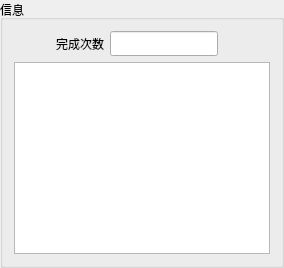
         <widget class="QGroupBox" name="groupBox_info">
          <property name="title">
           <string>信息</string>
          </property>
          <layout class="QGridLayout" name="gridLayout_groupBox_info" columnstretch="0,0,0,0,0,0">
           <item row="0" column="4">
            <spacer name="horizontalSpacer_groupBox_info_right">
             <property name="orientation">
              <enum>Qt::Orientation::Horizontal</enum>
             </property>
             <property name="sizeHint" stdset="0">
              <size>
               <width>40</width>
               <height>20</height>
              </size>
             </property>
            </spacer>
           </item>
           <item row="0" column="1">
            <spacer name="horizontalSpacer_groupBox_info_left">
             <property name="orientation">
              <enum>Qt::Orientation::Horizontal</enum>
             </property>
             <property name="sizeHint" stdset="0">
              <size>
               <width>10</width>
               <height>20</height>
              </size>
             </property>
            </spacer>
           </item>
           <item row="0" column="3">
            <widget class="QLineEdit" name="text_completion_times">
             <property name="enabled">
              <bool>true</bool>
             </property>
             <property name="font">
              <font>
               <family>宋体</family>
               <pointsize>9</pointsize>
              </font>
             </property>
             <property name="maxLength">
              <number>32764</number>
             </property>
             <property name="placeholderText">
              <string/>
             </property>
            </widget>
           </item>
           <item row="1" column="0" colspan="6">
            <widget class="QTextBrowser" name="text_info"/>
           </item>
           <item row="0" column="2">
            <widget class="QLabel" name="label_completion_times">
             <property name="font">
              <font>
               <family>宋体</family>
              </font>
             </property>
             <property name="layoutDirection">
              <enum>Qt::LayoutDirection::LeftToRight</enum>
             </property>
             <property name="text">
              <string>完成次数</string>
             </property>
             <property name="alignment">
              <set>Qt::AlignmentFlag::AlignCenter</set>
             </property>
            </widget>
           </item>
          </layout>
         </widget>
